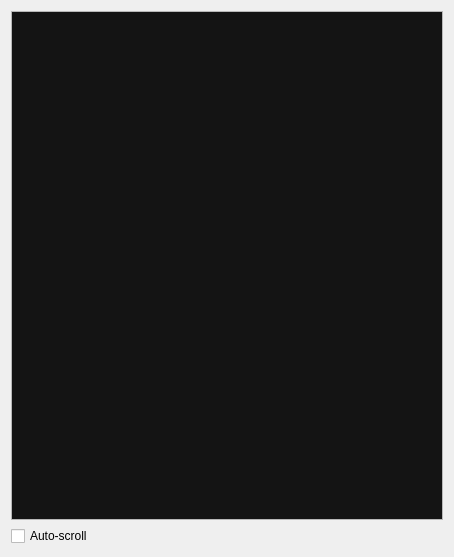
<?xml version="1.0" encoding="UTF-8"?>
<ui version="4.0">
 <class>CommentaryWidget</class>
 <widget class="QWidget" name="CommentaryWidget">
  <property name="geometry">
   <rect>
    <x>0</x>
    <y>0</y>
    <width>454</width>
    <height>557</height>
   </rect>
  </property>
  <property name="windowTitle">
   <string>Form</string>
  </property>
  <layout class="QVBoxLayout" name="verticalLayout">
   <item>
    <widget class="QTextEdit" name="commentaryEdit">
     <property name="palette">
      <palette>
       <active>
        <colorrole role="Text">
         <brush brushstyle="SolidPattern">
          <color alpha="255">
           <red>220</red>
           <green>220</green>
           <blue>220</blue>
          </color>
         </brush>
        </colorrole>
        <colorrole role="Base">
         <brush brushstyle="SolidPattern">
          <color alpha="255">
           <red>20</red>
           <green>20</green>
           <blue>20</blue>
          </color>
         </brush>
        </colorrole>
        <colorrole role="Highlight">
         <brush brushstyle="SolidPattern">
          <color alpha="255">
           <red>159</red>
           <green>159</green>
           <blue>159</blue>
          </color>
         </brush>
        </colorrole>
       </active>
       <inactive>
        <colorrole role="Text">
         <brush brushstyle="SolidPattern">
          <color alpha="255">
           <red>220</red>
           <green>220</green>
           <blue>220</blue>
          </color>
         </brush>
        </colorrole>
        <colorrole role="Base">
         <brush brushstyle="SolidPattern">
          <color alpha="255">
           <red>20</red>
           <green>20</green>
           <blue>20</blue>
          </color>
         </brush>
        </colorrole>
        <colorrole role="Highlight">
         <brush brushstyle="SolidPattern">
          <color alpha="255">
           <red>159</red>
           <green>159</green>
           <blue>159</blue>
          </color>
         </brush>
        </colorrole>
       </inactive>
       <disabled>
        <colorrole role="Text">
         <brush brushstyle="SolidPattern">
          <color alpha="255">
           <red>130</red>
           <green>130</green>
           <blue>130</blue>
          </color>
         </brush>
        </colorrole>
        <colorrole role="Base">
         <brush brushstyle="SolidPattern">
          <color alpha="255">
           <red>240</red>
           <green>240</green>
           <blue>240</blue>
          </color>
         </brush>
        </colorrole>
        <colorrole role="Highlight">
         <brush brushstyle="SolidPattern">
          <color alpha="255">
           <red>175</red>
           <green>175</green>
           <blue>175</blue>
          </color>
         </brush>
        </colorrole>
       </disabled>
      </palette>
     </property>
     <property name="lineWrapMode">
      <enum>QTextEdit::WidgetWidth</enum>
     </property>
     <property name="html">
      <string>&lt;!DOCTYPE HTML PUBLIC &quot;-//W3C//DTD HTML 4.0//EN&quot; &quot;http://www.w3.org/TR/REC-html40/strict.dtd&quot;&gt;
&lt;html&gt;&lt;head&gt;&lt;meta name=&quot;qrichtext&quot; content=&quot;1&quot; /&gt;&lt;style type=&quot;text/css&quot;&gt;
p, li { white-space: pre-wrap; }
&lt;/style&gt;&lt;/head&gt;&lt;body style=&quot; font-family:'Tahoma'; font-size:8pt; font-weight:400; font-style:normal;&quot;&gt;
&lt;table border=&quot;0&quot; style=&quot;-qt-table-type: root; margin-top:4px; margin-bottom:4px; margin-left:4px; margin-right:4px;&quot;&gt;
&lt;tr&gt;
&lt;td style=&quot;border: none;&quot;&gt;
&lt;p style=&quot; margin-top:0px; margin-bottom:0px; margin-left:0px; margin-right:0px; -qt-block-indent:0; text-indent:0px;&quot;&gt;&lt;br /&gt;&lt;/p&gt;&lt;/td&gt;&lt;/tr&gt;&lt;/table&gt;&lt;/body&gt;&lt;/html&gt;</string>
     </property>
     <property name="textInteractionFlags">
      <set>Qt::TextSelectableByKeyboard|Qt::TextSelectableByMouse</set>
     </property>
    </widget>
   </item>
   <item>
    <widget class="QCheckBox" name="autoScrollBox">
     <property name="text">
      <string>Auto-scroll</string>
     </property>
    </widget>
   </item>
  </layout>
 </widget>
 <resources/>
 <connections/>
</ui>
